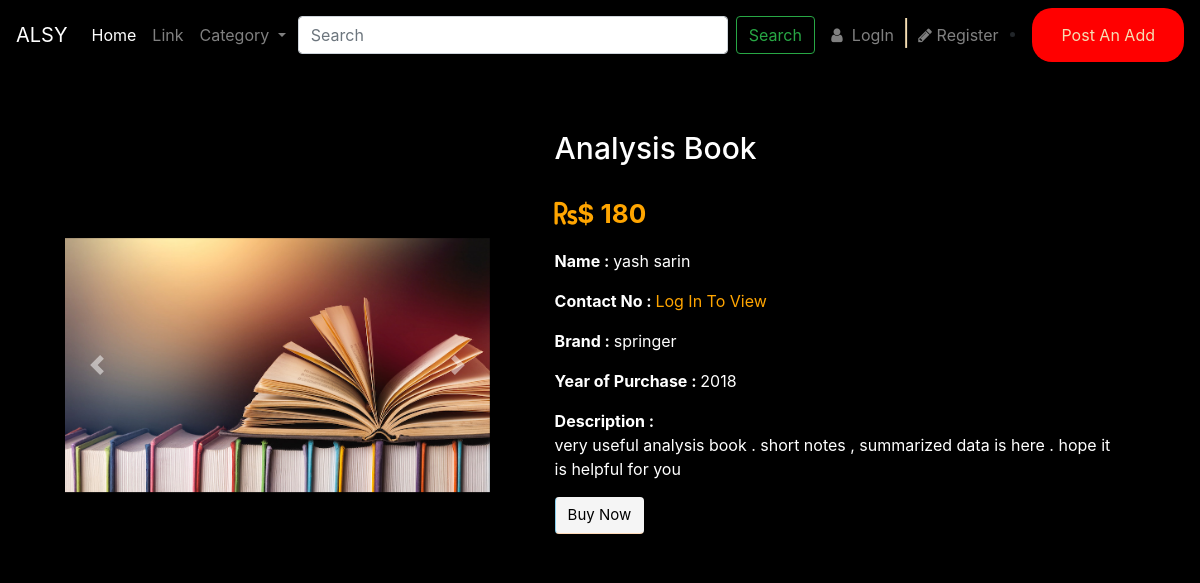
Screenshot of /main_folder/description/descc.php?product_id=35 with the database file from the repository.
### tables this page shows
CREATE TABLE `product` (
  `product_id` int(10) UNSIGNED NOT NULL,
  `seller_id` int(10) UNSIGNED NOT NULL,
  `category_id` int(10) UNSIGNED DEFAULT NULL,
  `product_name` varchar(50) NOT NULL,
  `price` int(12) UNSIGNED NOT NULL,
  `purchase_year` varchar(4) DEFAULT NULL,
  `description` text NOT NULL,
  `brand` varchar(15) DEFAULT NULL,
  `image1` varchar(250) NOT NULL,
  `image2` varchar(250) NOT NULL,
  `image3` varchar(250) NOT NULL
);

CREATE TABLE `user` (
  `user_id` int(10) UNSIGNED NOT NULL,
  `first_name` varchar(20) NOT NULL,
  `last_name` varchar(20) NOT NULL,
  `email` varchar(100) NOT NULL,
  `pass` varchar(500) NOT NULL
);

### main_folder/description/description.php (called while the page is built, shortened)
<?php
require_once "pdo.php";
$stmt = $pdo->prepare("SELECT * FROM product where product_id = :xyz");
$stmt->execute(array(":xyz" => $_GET['product_id']));
$row = $stmt->fetch(PDO::FETCH_ASSOC);
$a = htmlentities($row['product_name']);
$b = htmlentities($row['price']);
$c = htmlentities($row['purchase_year']);
$d = htmlentities($row['brand']);
$e = htmlentities($row['description']);
$f = htmlentities($row['image1']);
$seller_id = $row['seller_id'];
$select_stmt = $pdo->prepare("SELECT * FROM seller where seller_id = :id");
$select_stmt->execute(array(":id" => $seller_id));
$row1 = $select_stmt->fetch(PDO::FETCH_ASSOC);
$user_id = $row1['user_id'];
$s = $pdo->prepare("SELECT * FROM user where user_id = :u_id");
$s->execute(array(":u_id" => $user_id));
$row2 = $s->fetch(PDO::FETCH_ASSOC);
$j = htmlentities($row2['first_name']);
$k = htmlentities($row2['last_name']);
?>

### main_folder/description/descc.php (the view, shortened to what this page needs)
<?php include 'description.php'; ?>
<!DOCTYPE html>
<html lang="en">
<head>
    <link href="desc_style.css" rel="stylesheet">
    <link rel="stylesheet" href="https://stackpath.bootstrapcdn.com/bootstrap/4.5.2/css/bootstrap.min.css">
    <link rel="stylesheet" href="https://cdnjs.cloudflare.com/ajax/libs/font-awesome/4.7.0/css/font-awesome.min.css">
</head>
<body>
    <nav class="navbar navbar-expand-lg navbar-dark ">
  <a class="navbar-brand" href="#">ALSY</a>
  <div class="collapse navbar-collapse" id="navbarSupportedContent">
    <ul class="navbar-nav mr-auto">
      <li class="nav-item active">
        <a class="nav-link" href="../new_home/">Home <span class="sr-only">(current)</span></a>
      </li>
      <li class="nav-item">
        <a class="nav-link" href="#">Link</a>
      </li>
      <li class="nav-item dropdown">
        <a class="nav-link dropdown-toggle" href="#" id="navbarDropdown" role="button" data-toggle="dropdown" aria-haspopup="true" aria-expanded="false">
          Category
        </a>
      </li>
    </ul>
    <ul class="navbar-nav mr-auto">
    <form class="form-inline my-2 my-lg-0 ">
      <input class="form-control mr-sm-2" id="navBarSearchForm"type="search" placeholder="Search" aria-label="Search">
      <button class="btn btn-outline-success my-2 my-sm-0" type="submit">Search</button>
    </form>
    </ul>
    <ul class="navbar-nav mr-auto float-right">
      <li id="login_logout" class="nav-item ">
        <a class="nav-link " href="../login/login_page.php"><i class="fa fa-fw fa-user"></i> LogIn</a>
      </li>
      <li class="dandi">|</li>
      <li class="nav-item ">
        <a class="nav-link " href="../login/register_page.php"><i class="fa fa-pencil"></i> Register</a>
      </li>
    </ul>
    <li class="nav-item ">
        <button id="post_add_btn" class="btn">
        <a id="post_add" class="nav-link float-right postaddbutton"  href="../login/login_page.php">Post An Add</a>
        </button>
      </li>
  </div>
</nav>
    <div class="container-fluid">
      <div class="row">
            <div class="col-md-5">
                <div id="carouselExampleControls" class="carousel slide" data-ride="carousel">
                    <div class="carousel-inner">
                      <div class="carousel-item active ">
                        <img src="../add_product/<?php echo $f; ?> " class="d-block w-100 fix_height" alt="product_image_1">
                      </div>
                    </div>
                    <a class="carousel-control-prev" href="#carouselExampleControls" role="button" data-slide="prev">
                      <span class="carousel-control-prev-icon" aria-hidden="true"></span>
                    </a>
                    <a class="carousel-control-next" href="#carouselExampleControls" role="button" data-slide="next">
                      <span class="carousel-control-next-icon" aria-hidden="true"></span>
                    </a>
                </div>
            </div>
            <div class="col-md-7">
                <h2 class="glow"> <?php echo $a; ?></h2>
                <p class="Product_Price"><i class="fas fa-rupee-sign"></i>$ <?php echo $b; ?> </p>
                <p><b>Name : </b><?php echo $j; ?> <?php echo $k; ?></p>
               <div id="contact_no">
                </div>
                <p><b>Brand : </b> <?php echo $d; ?> </p>
                <p><b>Year of Purchase : </b><?php echo $c; ?></p>
                <p><b>Description : </b><br> <?php echo $e; ?>  </p>
                <button type="button" class="btn  btnc cart">Buy Now</button>
            </div>
        </div>
    </div>
</body>
</html>

### main_folder/description/desc_style.css (style rules this page uses)
body { background-color: rgb(0, 0, 0) !important; font-family: 'Segoe UI', Tahoma, Geneva, Verdana, sans-serif; margin: 0; padding: 0px; }
#navBarSearchForm { width: 430px; }
.mr-auto, .mx-auto { margin-right: 80px !important; }
li .btn { background-color: red !important; border-radius: 20px !important; color: rgb(255, 255, 255) !important; text-decoration-color: yellow !important; }
.dandi { color: wheat ; font-size: 25px !important; }
.row { padding-right: 59px; padding-top: 20px; padding-left: 50px; }
.container-fluid { padding-top: 40px; }
.col-md-7 { color: rgb(255, 255, 255); padding-left: 50px !important; }
.Product_Price { color: orange; font-size : 26px; font-weight: bold; padding-top: 20px; }
.cart { background-color:whitesmoke !important; color: #000000 !important; font-size: 15px !important; }
.btnc { border-top-color: yellow ; border-right-color: violet ; border-left-color: skyblue !important; border-bottom-color: peachpuff !important ; border-radius: 10px ; }
.fix_height { height: 380px; object-fit: contain !important; object-position: center center !important; }
.postaddbutton { color: wheat; }
.col-md-5 { padding: 45px ; }
.glow { font-size: 30px; color: #fff; text-align: left; -webkit-animation: glow 1s ease-in-out infinite alternate; -moz-animation: glow 1s ease-in-out infinite alternate; animation: glow 1s ease-in-out infinite alternate; }

### rows the page displays
product: image1 (picture), product_name "Analysis Book", price "180", brand "springer", purchase_year "2018", description "very useful analysis book . short notes , summarized data is here . hope it is helpful for you"
user: first_name "yash", last_name "sarin"
